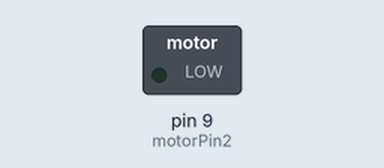
This sketch was run on a simulated Arduino Uno, built with avr-gcc and run on an emulated ATmega328P. On the bench: switched loads named in the sketch (green lamp = pin HIGH).

Above: at 0.1 s.
Timing chart, 0 to 1.6 s (numbered marks = the images above):
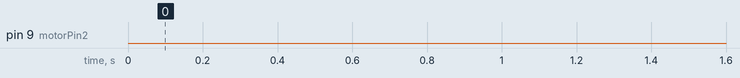

The sketch:

fanPower.ino
```cpp
#define motorPin2 9

bool fan2Active = false;
int fan2Power = 0 * 20; //max fan cycle time is 10ms to avoid stuttering
                          //fan power is the number of ms out of those 10 that
                          //the fan is on. basically this is PWM

void setup() {
  // put your setup code here, to run once:
  pinMode(motorPin2, OUTPUT);

}

void loop() {
  fan2();
  delay(fan2Power);
  fan2();
  delay(20 - fan2Power);


}

void fan2() {
  if(fan2Active) {
    digitalWrite(motorPin2, LOW);
    fan2Active = false;
  } else {
    digitalWrite(motorPin2, HIGH);
    fan2Active = true;
  }
}
```
